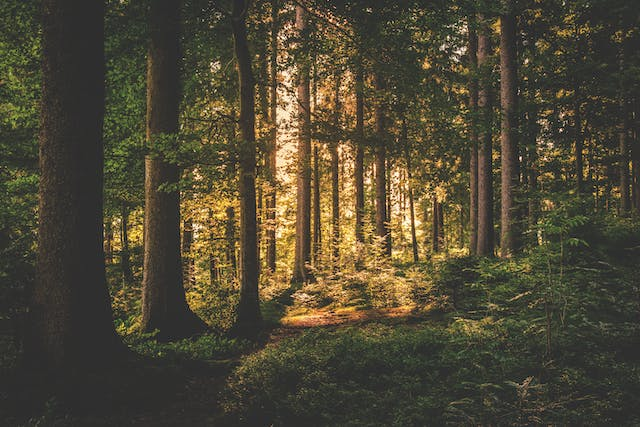
#> input picture course content/data/images/trees.jpg, 640 x 427 px, found by its file name
$ jupyter execute --allow-errors '02 - Image Filtering.ipynb'   (older library calls are emulated)
#> lines starting #> are read from the running program, lines starting #| are printed output that depends on the picture
# **Image Filtering**

[cell 1]
import numpy as np
import matplotlib.pyplot as plt
import cv2
import utils

In image processing, a *filter*, also known as a kernel or convolution kernel, is a small matrix used to perform operations like convolution on an image. These filters play a crucial role in various image processing tasks such as blurring, sharpening, edge detection, and noise reduction.

If you would like to learn more about them, there is a great visualization tool available [here](https://setosa.io/ev/image-kernels/).

---

One common issue with kernels in image processing is how to deal with the edge (boundaries) of an image. As the kernel "slides" over the image, pixels at the edges may not have enough neighboring pixels to complete the convolution operation fully. This can result in incomplete or distorted filtering near the image boundaries and result in an image whose dimensions are different than that of the starting image.

Techniques like zero-padding (adding zeros around the image) or using other padding methods are often employed to address these boundary issues. You can read more about them in the PowerPoint slides on Fitering.

---
Filters in image processing can be broadly categorized into two main classes based on their nature: linear filters and non-linear filters.

**Linear filters** are characterized by the property of linearity, meaning that the output of the filter is a linear combination of the input pixel values. Examples of such linear filters include box filters and gaussian filters.

**Non-linear** filters do not adhere to the linearity property, and their output is not a linear combination of input pixel values. These filters typically involve non-linear operations on the pixel values. An example of a non-linear filter would be the median filter.

## **Box Filter**

A **box filter**, also known as a box blur or a mean filter, is a type of linear filter that performs simple averaging to achieve a smoothing or blurring effect on an image. The filter uses a square-shaped kernel where all the elements have the same value.

In OpenCV, you can implement a box filter using the `cv2.boxFilter()` function

`cv2.boxFilter(src, ddepth, ksize, borderType = )`
- src : The input image
- ddepth : Specifies the data type of the pixels in the output image
    - cv2.CV_8U: 8-bit unsigned integers (0 to 255). This is often used for representing images with pixel values in the range [0, 255]
    - cv2.CV_32F or cv2.CV_64F: 32-bit/64-bit floating-point numbers. This is often used for images with pixel values in a continuous range
    - -1: Maintain the same ddept as the input image
- ksize : Size of the box kernel. An tuple specifying the width and height of the kernel.
- borderType : The pixel extrapolation method. (This is to deal with the problem mentioned above)
    - cv2.BORDER_CONSTANT: The border is filled with a constant value (by default 0). This value may be modified using the 'value' parameter
    - cv2.BORDER_REPLICATE: Replicates the nearest border element to fill the border
    - cv2.BORDER_REFLECT: Reflects the border elements
    - cv2.BORDER_WRAP: Wraps the image around, creating a seamless border

[cell 2]
img_GRAY = cv2.imread('data/images/trees.jpg')
#> img_GRAY is the input picture: shape (427, 640, 3); mean B, G, R 53.3, 71.9, 78.1
img_GRAY_filtered = cv2.boxFilter(img_GRAY, -1, (7,7), borderType = cv2.BORDER_CONSTANT)
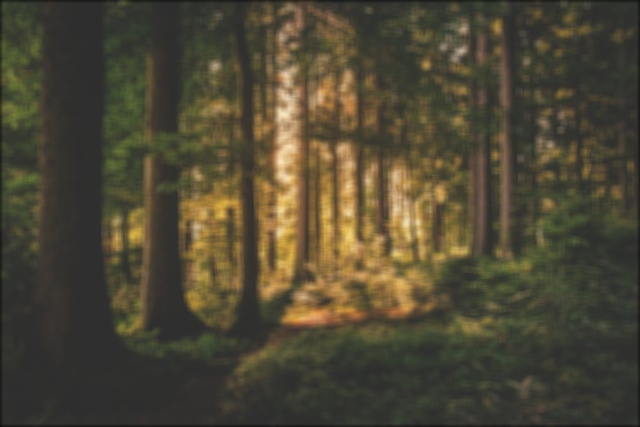
#> img_GRAY_filtered: shape (427, 640, 3); mean B, G, R 53, 71.5, 77.7

[cell 3]
plt.figure(figsize = (24, 6))

plt.subplot(121)
plt.imshow(img_GRAY)
plt.title("Original Image")
plt.axis('off')

plt.subplot(122)
plt.imshow(img_GRAY_filtered)
plt.title("Blurred Image (Box Filtering)")
plt.axis('off');
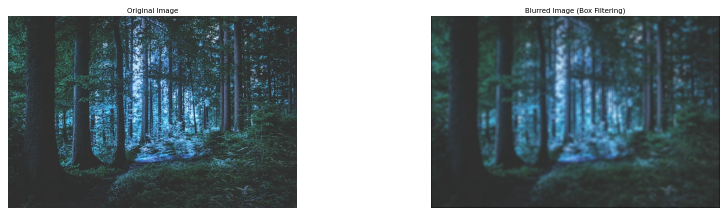
#> figure drawn by matplotlib, 2 panels; B, G, R data is drawn as R, G, B

As observed, the boxFilter produces an excessive blur in the given image, primarily due to assigning equal weights to each pixel in the kernel. An alternative approach to address this issue is the use of a Gaussian filter.

## **Gaussian Filter**

A **Gaussian filter** is a linear filter that applies a weighted average to the neighboring pixels, giving more emphasis to the central pixels and less to the ones farther away. This results in a smoother transition and better preservation of edges compared to a box filter, which applies a simple unweighted average.

In OpenCV, you can implement a Gaussian filter using the `cv2.GaussianBlur()` function

`cv2.GaussianBlur(src, ksize, sigmaX[, dst[, sigmaY[, borderType]]])`
- src : The source image
- ksize : Gaussian kernel size. Specify a tuple (width, height)
- sigmaX : Standard deviation of the Gaussian kernel in the X direction
- dst (optional) : Output image
- sigmaY (optional) : Standard deviation of the Gaussian kernel in the Y direction. If not specified, it is assumed to be equal to sigmaX.
- borderType (optional) : Pixel extrapolation method

> Note: The larger the values of sigmaX and sigmaY, the more the blur

[cell 4]
img_GRAY = cv2.imread('data/images/trees.jpg')
img_GRAY_box_filtered = cv2.boxFilter(img_GRAY, -1, (7,7), borderType = cv2.BORDER_CONSTANT)
img_GRAY_gaussian_filtered = cv2.GaussianBlur(img_GRAY, (5, 5), sigmaX = 2, sigmaY = 2, borderType = cv2.BORDER_CONSTANT)

plt.figure(figsize = (20, 6))

plt.subplot(131)
plt.imshow(img_GRAY)
plt.title("Original Image")
plt.axis('off')

plt.subplot(132)
plt.imshow(img_GRAY_box_filtered)
plt.title("Blurred Image (Box Filtering)")
plt.axis('off');

plt.subplot(133)
plt.imshow(img_GRAY_gaussian_filtered)
plt.title("Blurred Image (Gaussian Filtering)")
plt.axis('off');
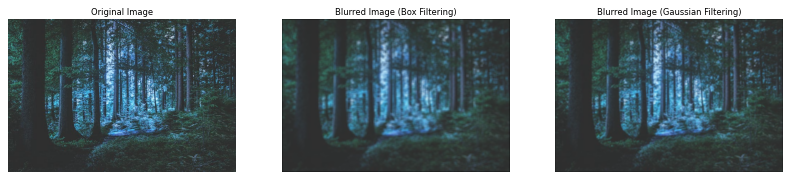
#> figure drawn by matplotlib, 3 panels; B, G, R data is drawn as R, G, B

## **Median Filter**
A **median filter** is a non-linear filter commonly used for noise reduction in images. It replaces each pixel's value with the median value in its neighborhood. In OpenCV, you can implement a median filter using the `cv2.medianBlur()` function

`cv2.medianBlur(src, ksize[, dst])`
- src : The input image
- ksize : The size of the median kernel. Must be a positive odd integer greater than 1
- dst (optional) : The output image

> Note: The median filter is particularly effective in removing salt-and-pepper noise, which appears as random, isolated pixels with extreme intensity values

[cell 5]
img_BGR = cv2.imread('data/images/cameraman.png')
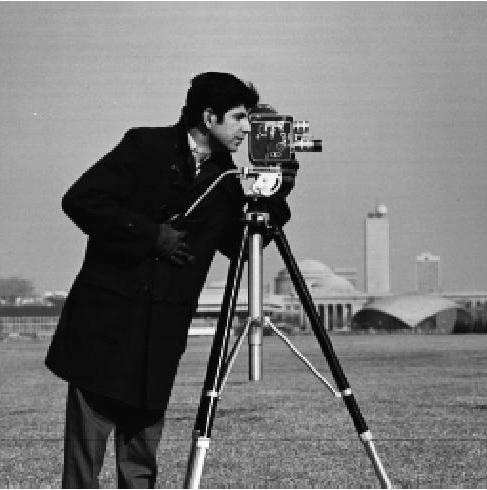
#> input picture Salman's Notes/data/images/cameraman.png, 487 x 490 px
#> img_BGR is the input picture: shape (490, 487, 3); min 0, max 255, mean 118.8
#> (the rest of this cell did not finish here and is left out)

## **Laplacian Filter**
The **Laplacian filter** is commonly used for image sharpening. OpenCV provides a convenient function called `cv2.Laplacian()` for this purpose.

`cv2.Laplacian(src, ddept, ksize = )`
- src: The input image
- ddept: The desired dept of the outptu image
- ksize: The size of the kernel

It is often advised to apply a Gaussian blur before applying the Laplacian filter for image sharpening. This two-step process is commonly known as Laplacian of Gaussian (LoG) or Gaussian-Laplacian sharpening. The rationale behind using a Gaussian blur is to reduce noise in the image and prevent the sharpening process from amplifying high-frequency noise.

[cell 6]
img_GRAY = cv2.imread('data/images/butterfly.jpg', cv2.IMREAD_GRAYSCALE)
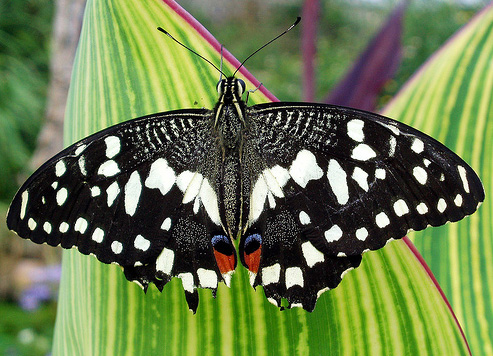
#> input picture Salman's Notes/data/images/butterfly.jpg, 493 x 356 px
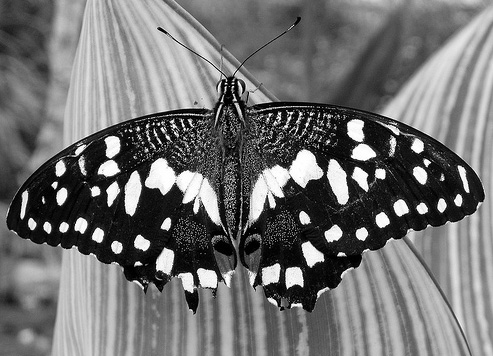
#> img_GRAY: shape (356, 493); min 0, max 255, mean 113.3

img_filtered = cv2.GaussianBlur(img_GRAY, (3, 3), 2)
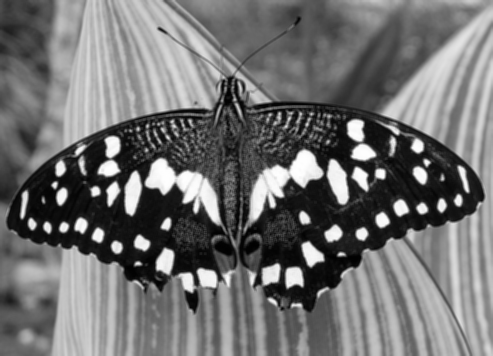
#> img_filtered: shape (356, 493); min 1, max 255, mean 113.3
img_sharpened = cv2.Laplacian(img_filtered, cv2.CV_64F)
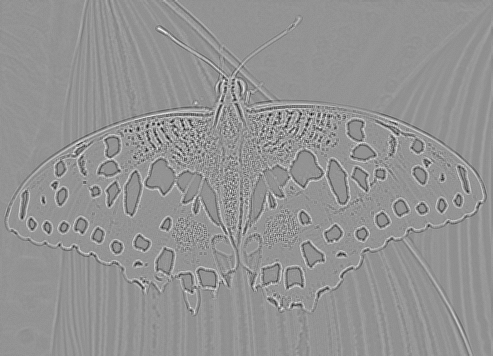
#> img_sharpened: shape (356, 493) float64; min -170, max 124, mean 0; drawn with min black and max white

img_sharpened = img_sharpened.clip(0, 255)
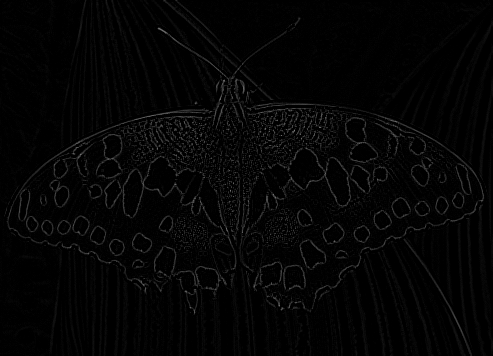
#> img_sharpened: shape (356, 493) float64; min 0, max 124, mean 4.7
img_sharpened = img_sharpened.astype(np.uint8)

plt.figure(figsize = (20, 6))

plt.subplot(121)
plt.title("Original Image (W/ Salt and Pepper Noise)")
plt.axis('off')
plt.imshow(img_GRAY, cmap = 'gray')

plt.subplot(122)
plt.title("Sharpened Image")
plt.axis('off')
plt.imshow(img_sharpened, cmap = 'gray');
